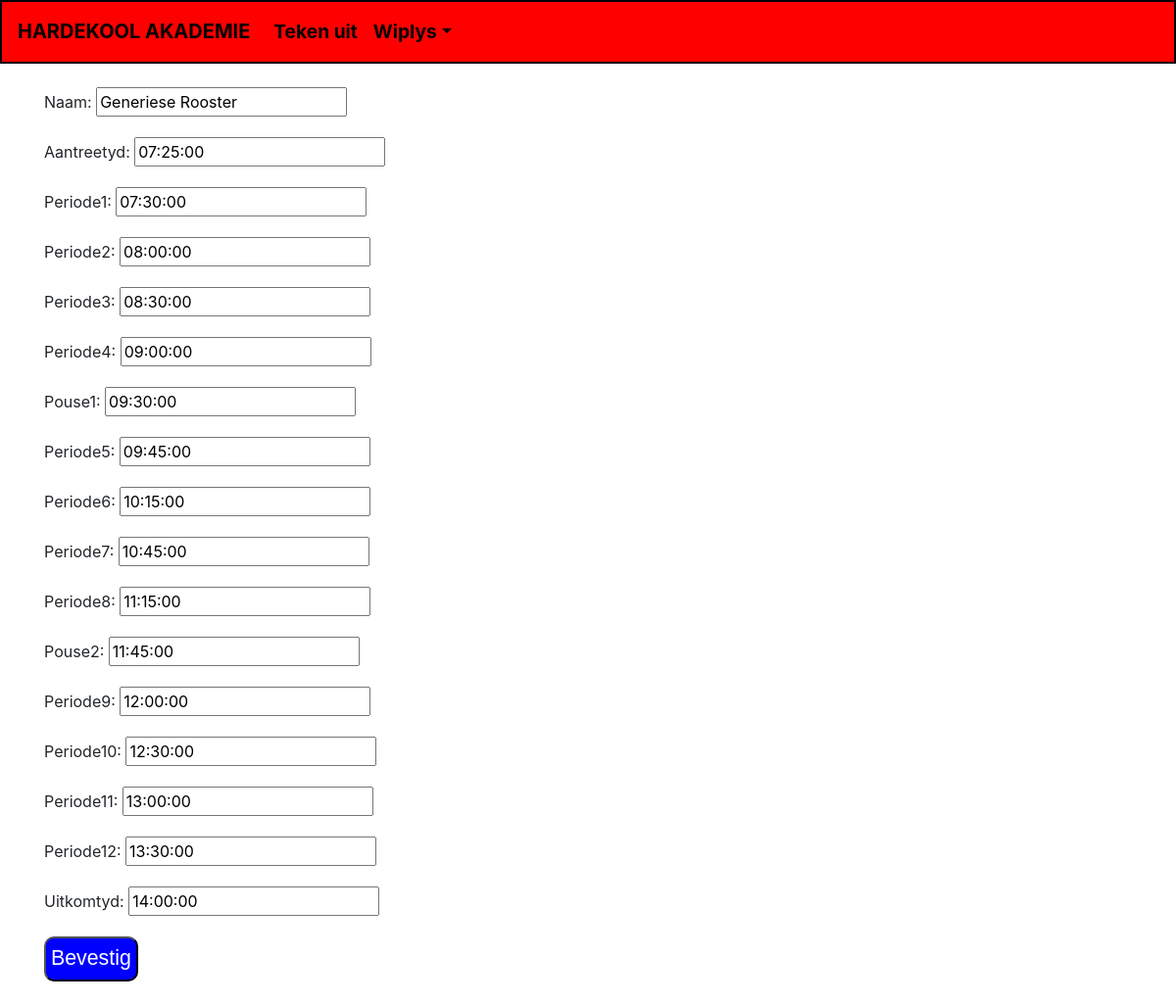
Page /rooster/1/verander (signed in) on the earlier database version.
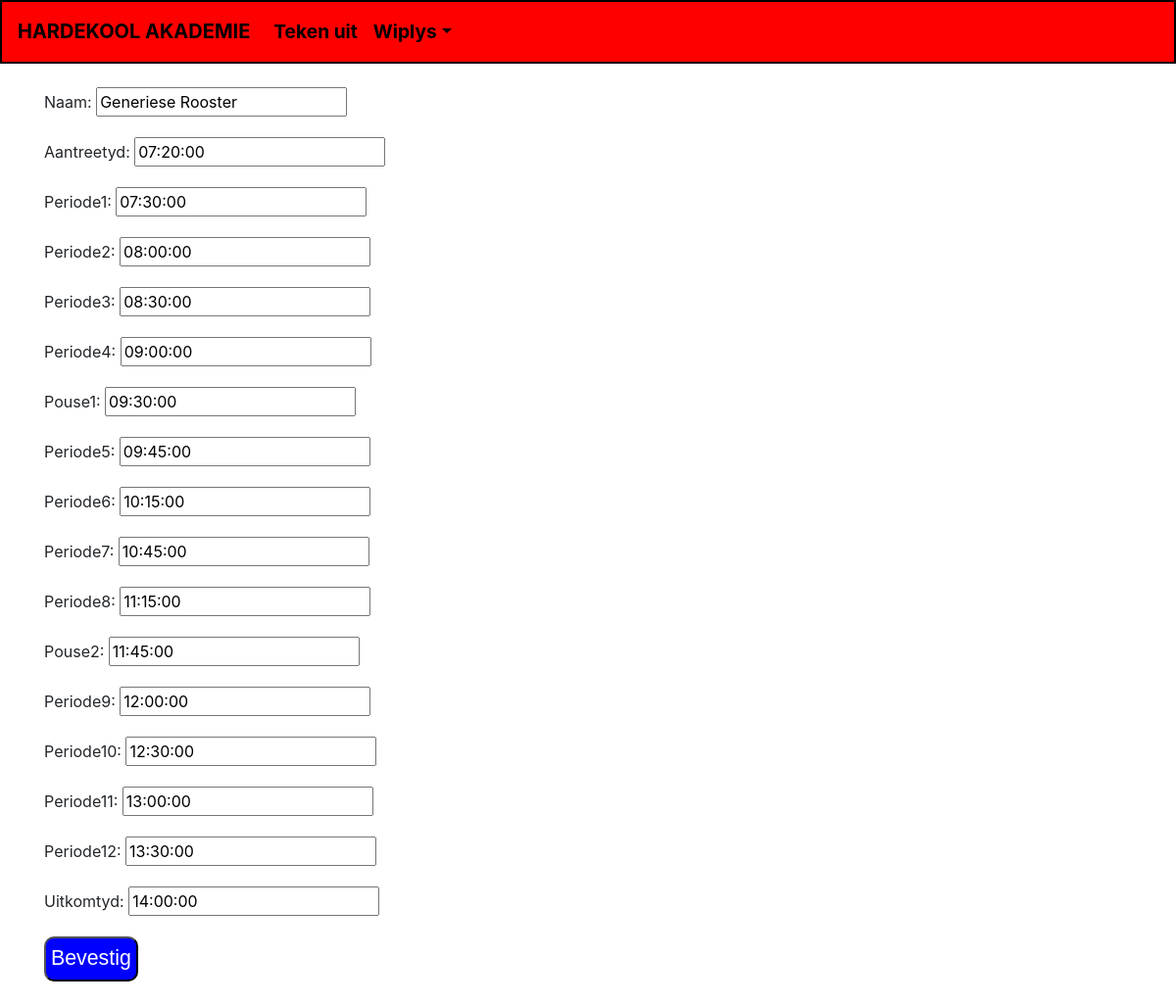
Same page on the later database version.
### KlokRooster/models.py (models this page shows, shortened)
class Rooster(models.Model):
    naam = models.CharField(max_length=256, default="Nuwe Rooster")
    aantreetyd = models.TimeField(default="7:20")
    periode1 = models.TimeField(default="7:30")
    periode2 = models.TimeField(default="8:00")
    periode3 = models.TimeField(default="8:30")
    periode4 = models.TimeField(default="9:00")
    pouse1 = models.TimeField(default="9:30")
    periode5 = models.TimeField(default="9:45")
    periode6 = models.TimeField(default="10:15")
    periode7 = models.TimeField(default="10:45")
    periode8 = models.TimeField(default="11:15")
    pouse2 = models.TimeField(default="11:45")
    periode9 = models.TimeField(default="12:00")
    periode10 = models.TimeField(default="12:30")
    periode11 = models.TimeField(default="13:00")
    periode12 = models.TimeField(default="13:30")
    uitkomtyd = models.TimeField(default="14:00")
    luisterend = models.BooleanField(default=False)

### KlokRooster/views.py (the view)
# urls.py: path('rooster/<int:pk>/verander', RoosterUpdateView.as_view(), name="verander_rooster"),
class RoosterUpdateView(LoginRequiredMixin, UpdateView):
    context_object_name = "rooster"
    model = Rooster
    fields = ("naam", "aantreetyd", "periode1", "periode2", "periode3", "periode4", "pouse1", "periode5", "periode6", "periode7", "periode8", "pouse2", "periode9", "periode10", "periode11", "periode12", "uitkomtyd")
    template_name = "verander_rooster.html"

### KlokRooster/templates/verander_rooster.html (shortened to what this page needs)
{% extends 'rooster_base.html' %}
{% block head_block %}
{% load static %}
<link rel="stylesheet" href="{% static 'css/verander_rooster.css' %}">
{% endblock %}
{% block body_block %}
<br>
<form method="POST">
    {{ form.as_p }}
    <button type="submit">Bevestig</button>
</form>
<br>
{% endblock %}

Differences in the rows shown:
changed Rooster "Generiese Rooster": aantreetyd "07:25:00" → "07:20:00"
